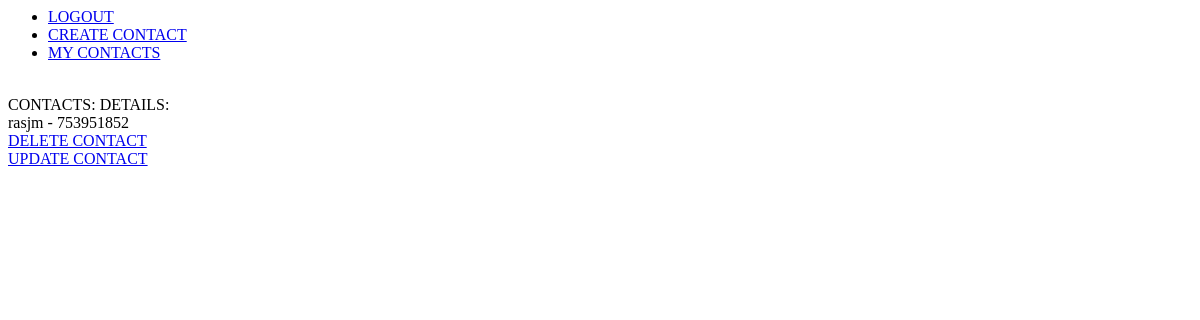
The page /home/7/ (signed in) on the database as committed earlier.
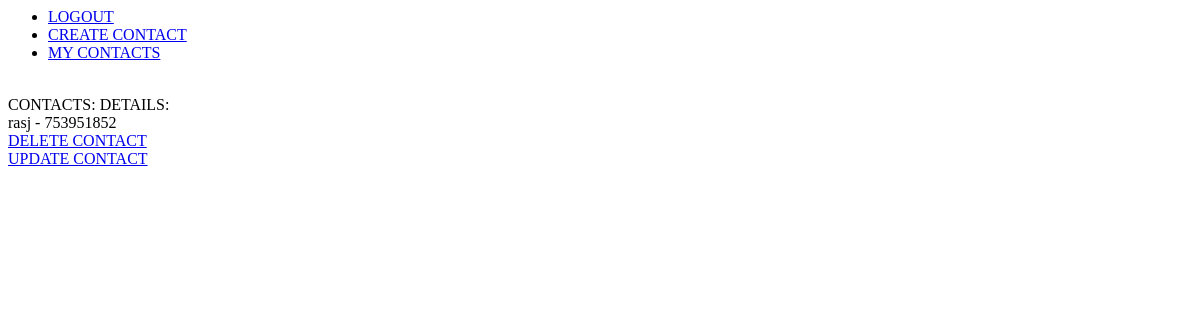
The same page on the database as committed later.
### manager/models.py (models this page shows, shortened)
class Contact(models.Model):
	user = models.ForeignKey(User, default=1)
	name = models.CharField(max_length=200)
	number = models.IntegerField()
	class Meta:
		ordering = ['pk']

### manager/views.py (the view)
# urls.py: url(r'^(?P<contact_id>[0-9]+)/$', detail, name='detail'),
def detail(request, contact_id):
	if request.user.is_authenticated():
		queryset = Contact.objects.filter(pk = contact_id).filter(user=request.user)
		return render(request, 'contact_detail.html', {"query":queryset})
	else:
		return render(request, 'not_logged_in.html')

### manager/templates/contact_detail.html (shortened to what this page needs)
{% extends "base.html" %}
{% block content %}
	CONTACTS:
DETAILS:<br>
{% if query %}
{% for i in query %}
{{i.name}} - {{i.number}}
<br><a href="{% url 'manager:delete' i.pk %}">DELETE CONTACT</a>
<br><a href="{% url 'manager:update' i.pk %}">UPDATE CONTACT</a>
{% endfor %}
{% else %}
	NO DETAIL
{% endif %}
{% endblock content %}

Rows that differ between the two databases and show on the page:
changed Contact: name "rasjm" → "rasj"
